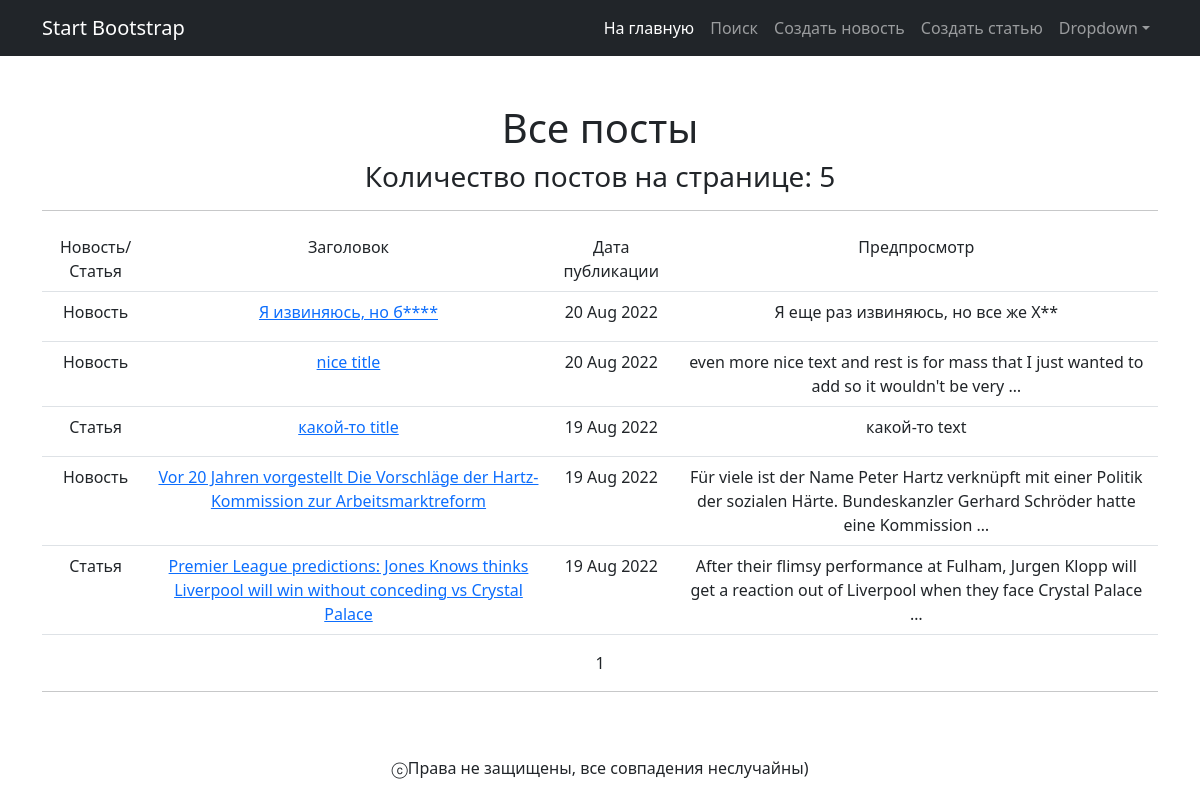
The page /news/ on the database as committed earlier.
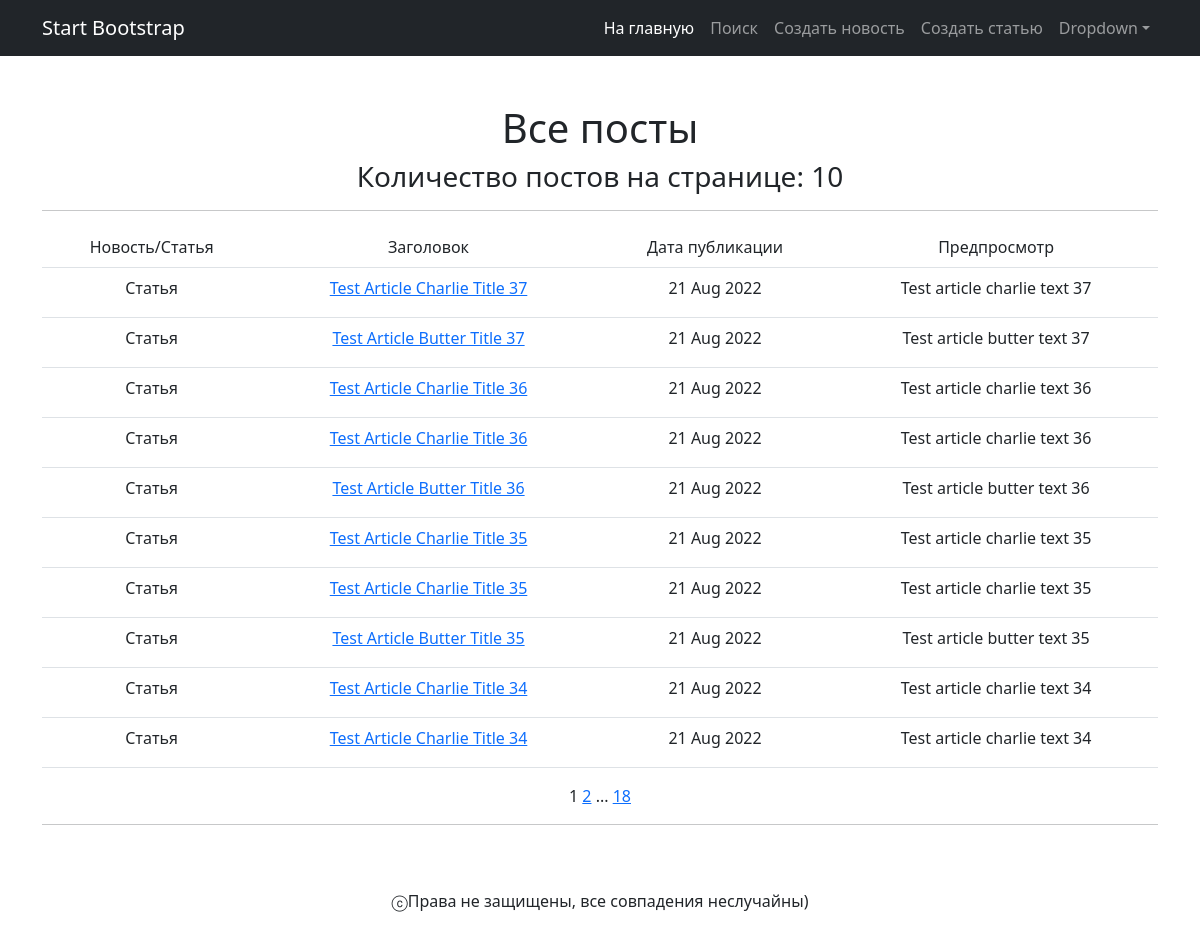
The same page on the database as committed later.
### news/models.py (models this page shows, shortened)
class Post(models.Model):                   # table of news and articles
    author = models.ForeignKey(Author, on_delete=models.CASCADE)
    type = models.CharField(max_length=1, choices=POST_TYPES, default='A')
    time_in = models.DateTimeField(auto_now_add=True)
    title = models.CharField(max_length=255)
    text = models.TextField()
    rating = models.IntegerField(default=0)
    categories = models.ManyToManyField(Category, through='PostCategory')

### news/views.py (the view)
# urls.py: path('', PostsList.as_view(), name='posts_list'),
class PostsList(ListView):                      # responsible for table of posts on the main page
    queryset = Post.objects.all().order_by('-time_in')
    template_name = 'posts_list.html'
    context_object_name = 'posts'
    paginate_by = 10

### news/templatetags/custom_filters.py (called while the page is built)
@register.filter()
def censor(string):                                             # modify string aka censor above words
    try:
        for word in CURSE_WORDS:
            if word in string.lower():
                string = re.sub(f'{word}|{word.capitalize()}',
                                lambda match: match.group()[:1] + "*" * len(match.group()[1:]),
                                string)
    except AttributeError as e:
        print(e)
    return string

### news/templatetags/custom_tags.py (called while the page is built)
@register.simple_tag(takes_context=True)
def url_replace(context, **kwargs):
    d = context['request'].GET.copy()
    for k, v in kwargs.items():
        d[k] = v
    return d.urlencode()

### templates/posts_list.html (shortened to what this page needs)
{% extends 'flatpages/default.html' %}
{% load custom_filters %}
{% load custom_tags %}
{% block content %}
    <h1>Все посты</h1>
     <h3> Количество постов на странице: {{ posts|length }} </h3>
    <hr>
    {% if posts %}
        <table class="table">
            <tr>
                <td>Новость/Статья</td>
                <td>Заголовок</td>
                <td>Дата публикации</td>
                <td>Предпросмотр</td>
            </tr>
            {% for post in posts %}
                <tr style="height:50px">
                    {% if post.type == 'N' %}
                        <td>Новость</td>
                    {% elif post.type == 'A' %}
                        <td>Статья</td>
                    {% endif %}
                <td><a href='{{ post.pk }}'>{{ post.title|censor }}</a></td>
                <td>{{ post.time_in|date:'d M Y' }}</td>
                <td>{{ post.text|truncatewords:20|censor }}</td>
            </tr>
            {% endfor %}
        </table>
    {% else %}
        <h2>Пока никаких новостей</h2>
    {% endif %}
    {{ page_obj.number }}
    {% if page_obj.has_next %}
        <a href="?{% url_replace page=page_obj.next_page_number %}">{{ page_obj.next_page_number }}</a>
        {% if paginator.num_pages != page_obj.next_page_number %}
            ...
            <a href="?{% url_replace page=page_obj.paginator.num_pages %}">{{ page_obj.paginator.num_pages }}</a>
        {% endif %}
    {% endif %}
<hr>
{% endblock content %}

Rows that differ between the two databases and show on the page:
no longer on this page (row unchanged): Post: type "Новость", title|censor "Я извиняюсь, но б****", time_in "20 Aug 2022", text|censor "Я еще раз извиняюсь, но все же Х**"
no longer on this page (row unchanged): Post: type "Новость", title|censor "nice title", time_in "20 Aug 2022", text|censor "even more nice text and rest is for mass that I just wanted to add so it wouldn't be very …"
no longer on this page (row unchanged): Post: type "Статья", title|censor "какой-то title", time_in "19 Aug 2022", text|censor "какой-то text"
no longer on this page (row unchanged): Post: type "Новость", title|censor "Vor 20 Jahren vorgestellt Die Vorschläge der Hartz-Kommission zur Arbeitsmarktreform", time_in "19 Aug 2022", text|censor "Für viele ist der Name Peter Hartz verknüpft mit einer Politik der sozialen Härte. Bundeskanzler Gerhard Schröder hatte eine Kommission …"
no longer on this page (row unchanged): Post: type "Статья", title|censor "Premier League predictions: Jones Knows thinks Liverpool will win without conceding vs Crystal Palace", time_in "19 Aug 2022", text|censor "After their flimsy performance at Fulham, Jurgen Klopp will get a reaction out of Liverpool when they face Crystal Palace …"
added Post: type "Статья", title|censor "Test Article Charlie Title 37", time_in "21 Aug 2022", text|censor "Test article charlie text 37"
added Post: type "Статья", title|censor "Test Article Butter Title 37", time_in "21 Aug 2022", text|censor "Test article butter text 37"
added Post: type "Статья", title|censor "Test Article Charlie Title 36", time_in "21 Aug 2022", text|censor "Test article charlie text 36"
added Post: type "Статья", title|censor "Test Article Charlie Title 36", time_in "21 Aug 2022", text|censor "Test article charlie text 36"
added Post: type "Статья", title|censor "Test Article Butter Title 36", time_in "21 Aug 2022", text|censor "Test article butter text 36"
added Post: type "Статья", title|censor "Test Article Charlie Title 35", time_in "21 Aug 2022", text|censor "Test article charlie text 35"
added Post: type "Статья", title|censor "Test Article Charlie Title 35", time_in "21 Aug 2022", text|censor "Test article charlie text 35"
added Post: type "Статья", title|censor "Test Article Butter Title 35", time_in "21 Aug 2022", text|censor "Test article butter text 35"
added Post: type "Статья", title|censor "Test Article Charlie Title 34", time_in "21 Aug 2022", text|censor "Test article charlie text 34"
added Post: type "Статья", title|censor "Test Article Charlie Title 34", time_in "21 Aug 2022", text|censor "Test article charlie text 34"
Other text that changed with them:
{{ posts|length }}: "5" → "10"
{{ page_obj.next_page_number }}: (not shown) → "2"
{{ page_obj.paginator.num_pages }}: (not shown) → "18"
